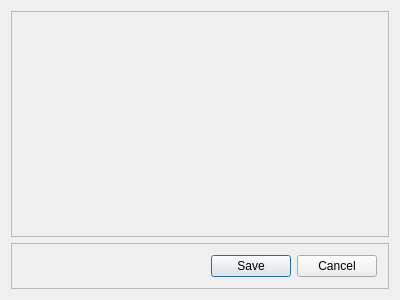
<?xml version="1.0" encoding="UTF-8"?>
<ui version="4.0">
 <class>VisaSetupDialog</class>
 <widget class="QDialog" name="VisaSetupDialog">
  <property name="geometry">
   <rect>
    <x>0</x>
    <y>0</y>
    <width>400</width>
    <height>300</height>
   </rect>
  </property>
  <property name="windowTitle">
   <string>Visa Setup</string>
  </property>
  <layout class="QVBoxLayout" name="verticalLayout">
   <item>
    <widget class="QScrollArea" name="scrollArea">
     <property name="widgetResizable">
      <bool>true</bool>
     </property>
     <widget class="QWidget" name="scrollAreaWidgetContents">
      <property name="geometry">
       <rect>
        <x>0</x>
        <y>0</y>
        <width>380</width>
        <height>231</height>
       </rect>
      </property>
      <layout class="QVBoxLayout" name="verticalLayout_scrollAreaWidgetContents">
       <item>
        <spacer name="verticalSpacer">
         <property name="orientation">
          <enum>Qt::Vertical</enum>
         </property>
         <property name="sizeHint" stdset="0">
          <size>
           <width>20</width>
           <height>40</height>
          </size>
         </property>
        </spacer>
       </item>
      </layout>
     </widget>
    </widget>
   </item>
   <item>
    <widget class="QFrame" name="frame_controls">
     <property name="sizePolicy">
      <sizepolicy hsizetype="Preferred" vsizetype="Fixed">
       <horstretch>0</horstretch>
       <verstretch>0</verstretch>
      </sizepolicy>
     </property>
     <property name="frameShape">
      <enum>QFrame::StyledPanel</enum>
     </property>
     <property name="frameShadow">
      <enum>QFrame::Raised</enum>
     </property>
     <layout class="QHBoxLayout" name="horizontalLayout_controls">
      <item>
       <spacer name="horizontalSpacer">
        <property name="orientation">
         <enum>Qt::Horizontal</enum>
        </property>
        <property name="sizeHint" stdset="0">
         <size>
          <width>40</width>
          <height>20</height>
         </size>
        </property>
       </spacer>
      </item>
      <item>
       <widget class="QPushButton" name="pushButton_save">
        <property name="text">
         <string>Save</string>
        </property>
       </widget>
      </item>
      <item>
       <widget class="QPushButton" name="pushButton_cancel">
        <property name="text">
         <string>Cancel</string>
        </property>
       </widget>
      </item>
     </layout>
    </widget>
   </item>
  </layout>
 </widget>
 <layoutdefault spacing="6" margin="11"/>
 <resources/>
 <connections/>
</ui>
